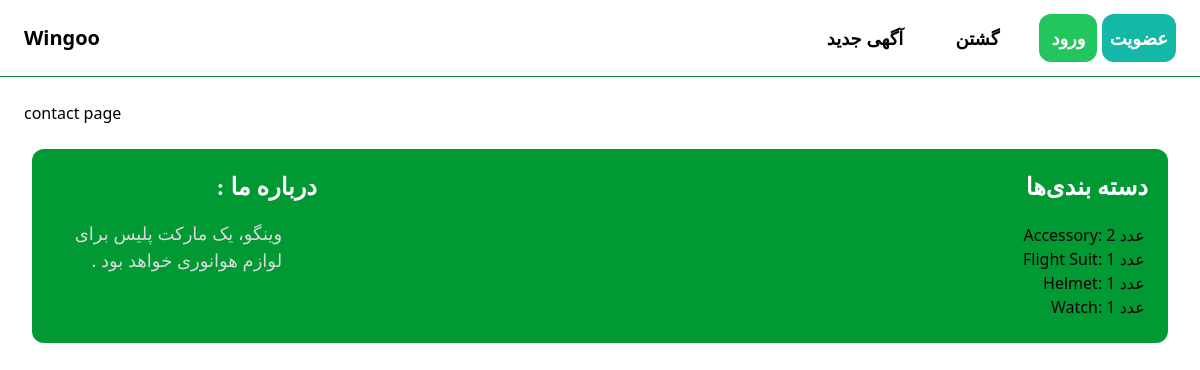
Page /contact/ on the committed database.
### item/models.py (models this page shows, shortened)
class Category(models.Model):
    name = models.CharField(max_length=30)
    class Meta:
        ordering = ('name', )
        verbose_name_plural = 'categories'

### core/views.py (the view)
# urls.py: path('contact/',views.contact, name='contact'),
def contact(request):
    return render(request, 'core/contact.html')

### Wingoo/context_processors.py (called while the page is built)
def categories_processor(request):
    categories = Category.objects.all()  # Fetch all categories
    return {'categories': categories}

### core/templates/core/contact.html (shortened to what this page needs)
{% extends 'core/base.html' %}
{% block content %}
    <h1>contact page</h1>
{% endblock %}

### core/templates/core/base.html (shortened to what this page needs)
<!DOCTYPE html>
<html lang="en">
<head>
    <script src="https://cdn.tailwindcss.com"></script>
</head>
<body>
    <nav class="py-6 px-6 flex justify-between item-center border-b border-green-700">
        <a href="/" class="text-xl font-bold">Wingoo</a>
        <div class="space-x-6">
            {% if request.user.is_authenticated %}
            <a href="{% url 'dashbord:index' %}" class="px-2 p-3 text-lg font-bold bg-teal-500 text-white rounded-xl hover:bg-teal-700">داشبورد</a>
            <form action="{% url 'core:logout' %}" method="post" class="inline">
                {% csrf_token %}
                <button type="submit" class="px-2 p-2.5 text-lg font-bold bg-teal-500 text-white rounded-xl hover:bg-teal-700">خروج‌ از‌ حساب</button>
            </form>
                {% else %}
                    <a href="{% url 'core:signup' %}?next={{ request.path|urlencode }}" class="px-2 py-3 text-lg font-bold bg-teal-500 text-white rounded-xl hover:bg-teal-700">عضویت</a>
                    <a href="{% url 'core:login' %}?next={{ request.path|urlencode }}" class="px-3 py-3 text-lg font-bold bg-green-500 text-white rounded-xl hover:bg-green-500">ورود</a>
            {% endif %}
            <a href="{% url 'item:search' %}" class="text-lg font-bold p-3">گشتن</a>
            <a href="{% url 'item:new' %}" class="text-lg font-bold p-3 hover:text-green-500 ">آگهی جدید</a>
        </div>
    </nav>
    <div class="px-6 py-6">
        {% block content %}
        {% endblock %}
    </div>
    <footer class="footer">
        <section class="about-us">
            <h3 style="text-align: left; padding-left: 50%;" dir="rtl">درباره ما :</h3>
            <p  dir='rtl'>وینگو، یک مارکت‌ پلیس  برای لوازم هوانوری خواهد بود .</p>
        </section>
        <section class="categories">
            <h3>دسته بندی‌ها</h3>
            <ul>
                {% for category in categories %}
                    <li>{{ category.name }}: {{ category.items.count }} عدد</li>
                {% endfor %}
            </ul>
        </section>
    </footer>
</body>
</html>

### core/templates/core/base.html (style rules this page uses)
.footer { border-radius: 12px; width: auto; margin-left: 2rem; margin-right: 2rem; background-color: #009933; padding: 20px; display: flex; justify-content: space-between; }
.about-us, .categories { flex-basis: 30%; }
.footer h3 { text-align: right; margin-bottom: 15px; font-weight: 900; color: #ffff; font-size: x-large; font-family: Sri-TSCRegular; src: url('sri-tsc-webfont.eot'); src: url('sri-tsc-webfont.eot?#iefix') format('embedded-opentype'), url('sri-tsc-webfont.woff') format('woff'), url('sri-tsc-webfont.ttf') format('truetype'), url('sri-tsc-webfont.svg#Sri-TSCRegular') format('svg'); }
.footer p { text-align: right; width: 70%; font-size: 18px; line-height: 1.5; color: #dadada; }
.footer ul { text-align: right; list-style: none; padding: 1%; }

### rows in the picture
Category: name "Accessory", items.count "2"
Category: name "Flight Suit", items.count "1"
Category: name "Helmet", items.count "1"
Category: name "Watch", items.count "1"
